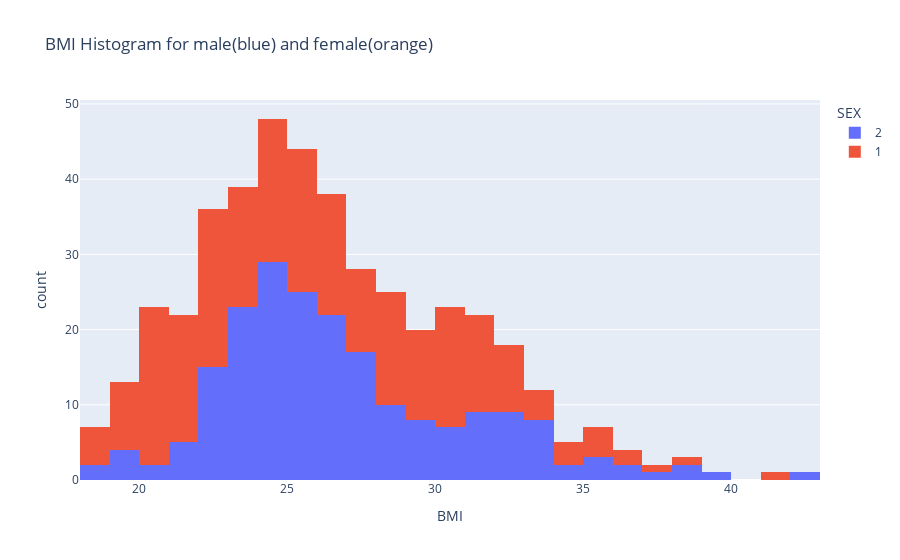

Source (notebook cell):
### Markdown cell above
&#9989; **(6 pt):** Create a histogram for BMI distribution and have it seperated by sex. Make sure to include a title.

### Code cell
## put your code here
hist_fig=px.histogram(SAS_df,x='BMI', color='SEX',title='BMI Histogram for male(blue) and female(orange)')
hist_fig.show()

### Figure 1 — Plotly figure (JSON) as saved in the notebook; plotly's stock layout.template omitted (floating-point values rounded to 4 significant figures; data arrays with more than 128 entries replaced by an {"elided": "..."} marker saying what was removed)
{"data": [{"alignmentgroup": "True", "bingroup": "x", "hovertemplate": "SEX=2<br>BMI=%{x}<br>count=%{y}<extra></extra>", "legendgroup": "2", "marker": {"color": "#636efa", "pattern": {"shape": ""}}, "name": "2", "offsetgroup": "2", "orientation": "v", "showlegend": true, "type": "histogram", "x": {"elided": "207 float values"}, "xaxis": "x", "yaxis": "y"}, {"alignmentgroup": "True", "bingroup": "x", "hovertemplate": "SEX=1<br>BMI=%{x}<br>count=%{y}<extra></extra>", "legendgroup": "1", "marker": {"color": "#EF553B", "pattern": {"shape": ""}}, "name": "1", "offsetgroup": "1", "orientation": "v", "showlegend": true, "type": "histogram", "x": {"elided": "235 float values"}, "xaxis": "x", "yaxis": "y"}], "layout": {"barmode": "relative", "legend": {"title": {"text": "SEX"}, "tracegroupgap": 0}, "title": {"text": "BMI Histogram for male(blue) and female(orange)"}, "xaxis": {"anchor": "y", "domain": [0, 1], "title": {"text": "BMI"}}, "yaxis": {"anchor": "x", "domain": [0, 1], "title": {"text": "count"}}}}
